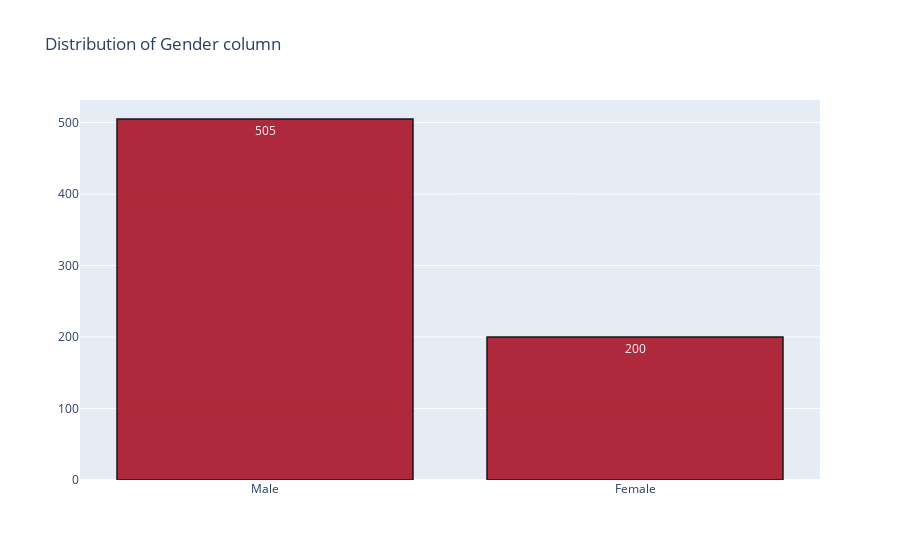
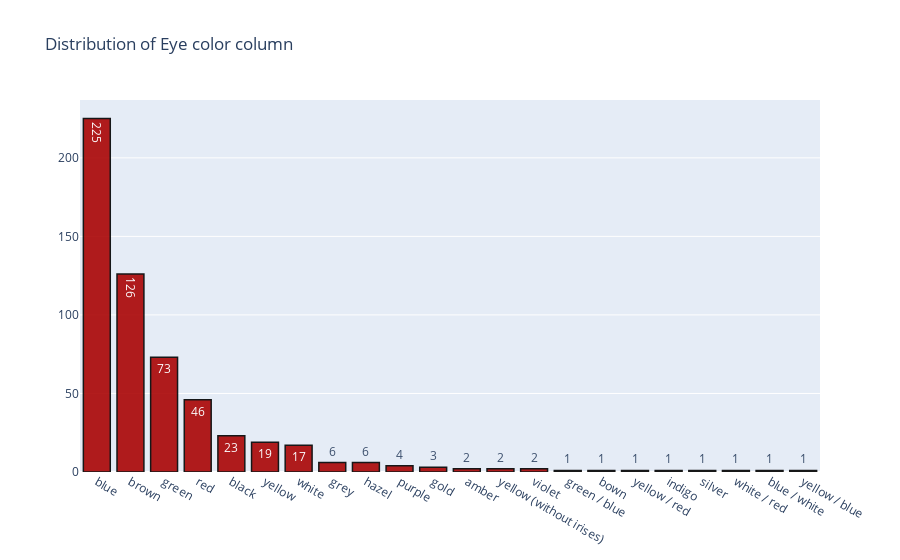
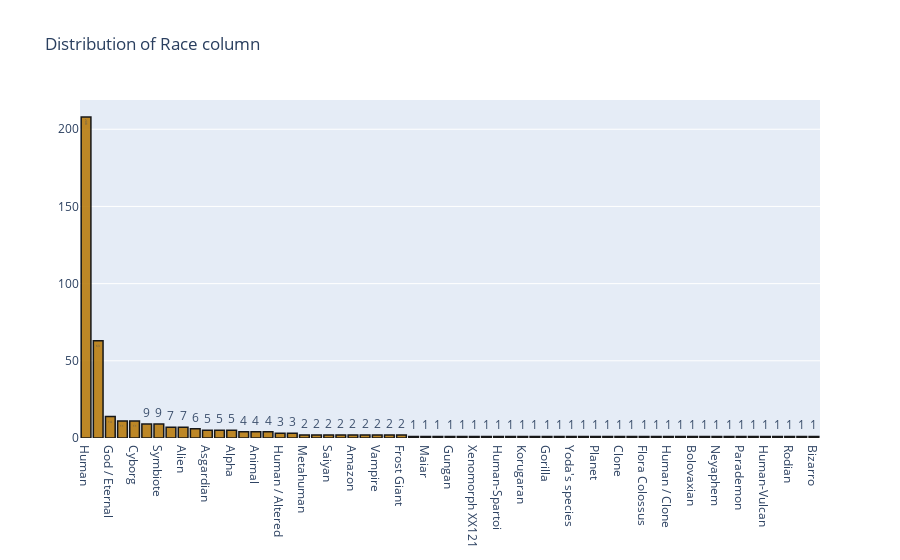
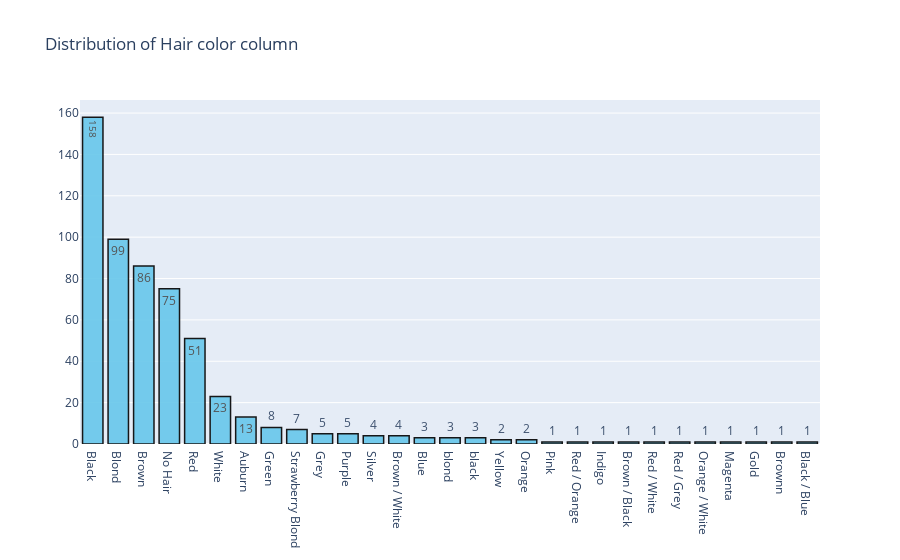

Notebook cell for these charts, in order:
### Code cell
cat_cols_list = [i for i in df_heroes.columns if df_heroes[i].dtype in ['object']]

for i in enumerate(cat_cols_list):
    if i[1] != 'name':
        x = df_heroes[i[1]].value_counts().index
        y = df_heroes[i[1]].value_counts()
        plot_bar(x,y,title = "Distribution of {} column".format(i[1]),color = colors[i[0]])

### Figure 1 — Plotly figure (JSON) as saved in the notebook; plotly's stock layout.template omitted (floating-point values rounded to 4 significant figures)
{"data": [{"marker": {"color": "rgb(170,20,40)", "line": {"color": "black", "width": 1.5}}, "opacity": 0.9, "text": [505, 200], "textposition": "auto", "type": "bar", "x": ["Male", "Female"], "y": [505, 200]}], "layout": {"title": {"text": "Distribution of Gender column"}}}

### Figure 2 — Plotly figure (JSON) as saved in the notebook; plotly's stock layout.template omitted (floating-point values rounded to 4 significant figures)
{"data": [{"marker": {"color": "rgb(170,5,5)", "line": {"color": "black", "width": 1.5}}, "opacity": 0.9, "text": [225, 126, 73, 46, 23, 19, 17, 6, 6, 4, 3, 2, 2, 2, 1, 1, 1, 1, 1, 1, 1, 1], "textposition": "auto", "type": "bar", "x": ["blue", "brown", "green", "red", "black", "yellow", "white", "grey", "hazel", "purple", "gold", "amber", "yellow (without irises)", "violet", "green / blue", "bown", "yellow / red", "indigo", "silver", "white / red", "blue / white", "yellow / blue"], "y": [225, 126, 73, 46, 23, 19, 17, 6, 6, 4, 3, 2, 2, 2, 1, 1, 1, 1, 1, 1, 1, 1]}], "layout": {"title": {"text": "Distribution of Eye color column"}}}

### Figure 3 — Plotly figure (JSON) as saved in the notebook; plotly's stock layout.template omitted (floating-point values rounded to 4 significant figures)
{"data": [{"marker": {"color": "rgb(185,125,16)", "line": {"color": "black", "width": 1.5}}, "opacity": 0.9, "text": [208, 63, 14, 11, 11, 9, 9, 7, 7, 6, 5, 5, 5, 4, 4, 4, 3, 3, 2, 2, 2, 2, 2, 2, 2, 2, 2, 1, 1, 1, 1, 1, 1, 1, 1, 1, 1, 1, 1, 1, 1, 1, 1, 1, 1, 1, 1, 1, 1, 1, 1, 1, 1, 1, 1, 1, 1, 1, 1, 1, 1], "textposition": "auto", "type": "bar", "x": ["Human", "Mutant", "God / Eternal", "Human / Radiation", "Cyborg", "Android", "Symbiote", "Kryptonian", "Alien", "Demon", "Asgardian", "Atlantean", "Alpha", "Cosmic Entity", "Animal", "Inhuman", "Human / Altered", "New God", "Metahuman", "Human / Cosmic", "Saiyan", "Human-Kree", "Amazon", "Demi-God", "Vampire", "Eternal", "Frost Giant", "Kaiju", "Maiar", "Ungaran", "Gungan", "Czarnian", "Xenomorph XX121", "Tamaranean", "Human-Spartoi", "Spartoi", "Korugaran", "Human-Vuldarian", "Gorilla", "Luphomoid", "Yoda's species", "Zombie", "Planet", "Zen-Whoberian", "Clone", "Martian", "Flora Colossus", "Yautja", "Human / Clone", "Dathomirian Zabrak", "Bolovaxian", "Kakarantharaian", "Neyaphem", "Talokite", "Parademon", "Strontian", "Human-Vulcan", "Mutant / Clone", "Rodian", "Icthyo Sapien", "Bizarro"], "y": [208, 63, 14, 11, 11, 9, 9, 7, 7, 6, 5, 5, 5, 4, 4, 4, 3, 3, 2, 2, 2, 2, 2, 2, 2, 2, 2, 1, 1, 1, 1, 1, 1, 1, 1, 1, 1, 1, 1, 1, 1, 1, 1, 1, 1, 1, 1, 1, 1, 1, 1, 1, 1, 1, 1, 1, 1, 1, 1, 1, 1]}], "layout": {"title": {"text": "Distribution of Race column"}}}

### Figure 4 — Plotly figure (JSON) as saved in the notebook; plotly's stock layout.template omitted (floating-point values rounded to 4 significant figures)
{"data": [{"marker": {"color": "rgb(103,199,235)", "line": {"color": "black", "width": 1.5}}, "opacity": 0.9, "text": [158, 99, 86, 75, 51, 23, 13, 8, 7, 5, 5, 4, 4, 3, 3, 3, 2, 2, 1, 1, 1, 1, 1, 1, 1, 1, 1, 1, 1], "textposition": "auto", "type": "bar", "x": ["Black", "Blond", "Brown", "No Hair", "Red", "White", "Auburn", "Green", "Strawberry Blond", "Grey", "Purple", "Silver", "Brown / White", "Blue", "blond", "black", "Yellow", "Orange", "Pink", "Red / Orange", "Indigo", "Brown / Black", "Red / White", "Red / Grey", "Orange / White", "Magenta", "Gold", "Brownn", "Black / Blue"], "y": [158, 99, 86, 75, 51, 23, 13, 8, 7, 5, 5, 4, 4, 3, 3, 3, 2, 2, 1, 1, 1, 1, 1, 1, 1, 1, 1, 1, 1]}], "layout": {"title": {"text": "Distribution of Hair color column"}}}
